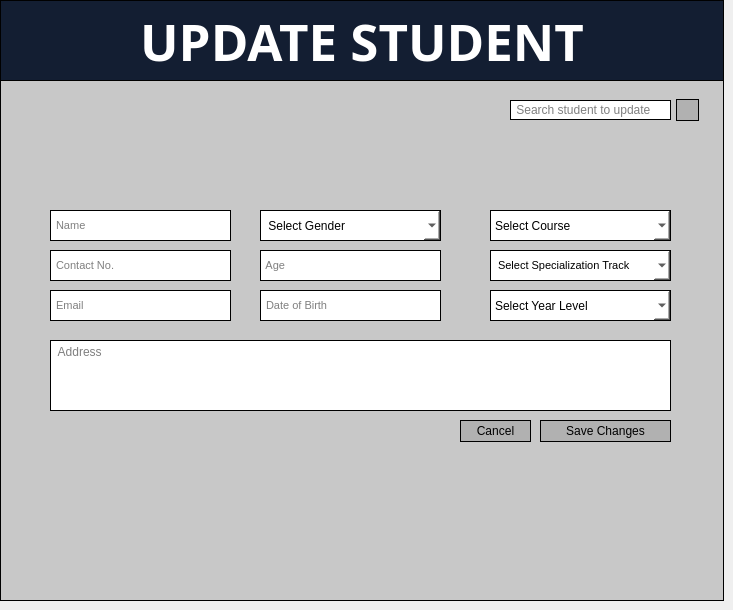
     <widget class="QWidget" name="page_4">
      <widget class="QLabel" name="label_8">
       <property name="geometry">
        <rect>
         <x>0</x>
         <y>0</y>
         <width>724</width>
         <height>81</height>
        </rect>
       </property>
       <property name="font">
        <font>
         <family>Impact</family>
         <pointsize>38</pointsize>
         <weight>75</weight>
         <bold>true</bold>
        </font>
       </property>
       <property name="styleSheet">
        <string notr="true">background-color:rgb(19, 30, 50);color:white;border:1px solid black</string>
       </property>
       <property name="text">
        <string>UPDATE STUDENT</string>
       </property>
       <property name="alignment">
        <set>Qt::AlignCenter</set>
       </property>
      </widget>
      <widget class="QFrame" name="frame_6">
       <property name="geometry">
        <rect>
         <x>0</x>
         <y>80</y>
         <width>724</width>
         <height>521</height>
        </rect>
       </property>
       <property name="styleSheet">
        <string notr="true">border:1px solid black;background-color:rgb(200, 200, 200)</string>
       </property>
       <property name="frameShape">
        <enum>QFrame::StyledPanel</enum>
       </property>
       <property name="frameShadow">
        <enum>QFrame::Raised</enum>
       </property>
       <widget class="QLineEdit" name="LineEditContact_2">
        <property name="geometry">
         <rect>
          <x>50</x>
          <y>170</y>
          <width>181</width>
          <height>31</height>
         </rect>
        </property>
        <property name="font">
         <font>
          <pointsize>8</pointsize>
         </font>
        </property>
        <property name="styleSheet">
         <string notr="true">background-color:white;color:black;border:1px solid black</string>
        </property>
        <property name="placeholderText">
         <string notr="true"> Contact No.</string>
        </property>
       </widget>
       <widget class="QLineEdit" name="LineEditName_2">
        <property name="geometry">
         <rect>
          <x>50</x>
          <y>130</y>
          <width>181</width>
          <height>31</height>
         </rect>
        </property>
        <property name="font">
         <font>
          <pointsize>8</pointsize>
         </font>
        </property>
        <property name="styleSheet">
         <string notr="true">background-color:white;color:black;border:1px solid black</string>
        </property>
        <property name="placeholderText">
         <string> Name</string>
        </property>
       </widget>
       <widget class="QTextEdit" name="TextEditAddress_2">
        <property name="geometry">
         <rect>
          <x>50</x>
          <y>260</y>
          <width>621</width>
          <height>71</height>
         </rect>
        </property>
        <property name="styleSheet">
         <string notr="true">background-color:white;color:black;border:1px solid black</string>
        </property>
        <property name="placeholderText">
         <string> Address</string>
        </property>
       </widget>
       <widget class="QComboBox" name="ComboBoxGender_2">
        <property name="geometry">
         <rect>
          <x>260</x>
          <y>130</y>
          <width>181</width>
          <height>31</height>
         </rect>
        </property>
        <property name="styleSheet">
         <string notr="true">background-color:white;color:black;border:1px solid black</string>
        </property>
        <item>
         <property name="text">
          <string> Select Gender</string>
         </property>
        </item>
        <item>
         <property name="text">
          <string>Male</string>
         </property>
        </item>
        <item>
         <property name="text">
          <string>Female</string>
         </property>
        </item>
       </widget>
       <widget class="QLineEdit" name="LineEditAge_2">
        <property name="geometry">
         <rect>
          <x>260</x>
          <y>170</y>
          <width>181</width>
          <height>31</height>
         </rect>
        </property>
        <property name="font">
         <font>
          <pointsize>8</pointsize>
         </font>
        </property>
        <property name="styleSheet">
         <string notr="true">background-color:white;color:black;border:1px solid black</string>
        </property>
        <property name="placeholderText">
         <string notr="true"> Age</string>
        </property>
       </widget>
       <widget class="QLineEdit" name="LineEditEmail_2">
        <property name="geometry">
         <rect>
          <x>50</x>
          <y>210</y>
          <width>181</width>
          <height>31</height>
         </rect>
        </property>
        <property name="font">
         <font>
          <pointsize>8</pointsize>
         </font>
        </property>
        <property name="styleSheet">
         <string notr="true">background-color:white;color:black;border:1px solid black</string>
        </property>
        <property name="placeholderText">
         <string notr="true"> Email</string>
        </property>
       </widget>
       <widget class="QComboBox" name="ComboBoxCourse_2">
        <property name="geometry">
         <rect>
          <x>490</x>
          <y>130</y>
          <width>181</width>
          <height>31</height>
         </rect>
        </property>
        <property name="styleSheet">
         <string notr="true">background-color:white;color:black;border:1px solid black</string>
        </property>
        <item>
         <property name="text">
          <string>Select Course</string>
         </property>
        </item>
       </widget>
       <widget class="QComboBox" name="ComboBoxSpecialTrack_2">
        <property name="geometry">
         <rect>
          <x>490</x>
          <y>170</y>
          <width>181</width>
          <height>31</height>
         </rect>
        </property>
        <property name="font">
         <font>
          <pointsize>8</pointsize>
         </font>
        </property>
        <property name="styleSheet">
         <string notr="true">background-color:white;color:black;border:1px solid black</string>
        </property>
        <item>
         <property name="text">
          <string> Select Specialization Track</string>
         </property>
        </item>
       </widget>
       <widget class="QComboBox" name="ComboBoxYearLevel_2">
        <property name="geometry">
         <rect>
          <x>490</x>
          <y>210</y>
          <width>181</width>
          <height>31</height>
         </rect>
        </property>
        <property name="styleSheet">
         <string notr="true">background-color:white;color:black;border:1px solid black</string>
        </property>
        <item>
         <property name="text">
          <string>Select Year Level</string>
         </property>
        </item>
        <item>
         <property name="text">
          <string>1</string>
         </property>
        </item>
        <item>
         <property name="text">
          <string>2</string>
         </property>
        </item>
        <item>
         <property name="text">
          <string>3</string>
         </property>
        </item>
        <item>
         <property name="text">
          <string>4</string>
         </property>
        </item>
       </widget>
       <widget class="QPushButton" name="ButtonSaveUpdate">
        <property name="geometry">
         <rect>
          <x>540</x>
          <y>340</y>
          <width>131</width>
          <height>22</height>
         </rect>
        </property>
        <property name="styleSheet">
         <string notr="true">background-color:rgb(177, 177, 177)</string>
        </property>
        <property name="text">
         <string>Save Changes</string>
        </property>
        <property name="icon">
         <iconset>
          <normaloff>save.png</normaloff>save.png</iconset>
        </property>
        <property name="iconSize">
         <size>
          <width>15</width>
          <height>15</height>
         </size>
        </property>
       </widget>
       <widget class="QPushButton" name="ButtonCancelUpdate">
        <property name="geometry">
         <rect>
          <x>460</x>
          <y>340</y>
          <width>71</width>
          <height>22</height>
         </rect>
        </property>
        <property name="styleSheet">
         <string notr="true">background-color:rgb(177, 177, 177)</string>
        </property>
        <property name="text">
         <string>Cancel</string>
        </property>
        <property name="iconSize">
         <size>
          <width>15</width>
          <height>15</height>
         </size>
        </property>
       </widget>
       <widget class="QLineEdit" name="LineEditUpdateSearch">
        <property name="geometry">
         <rect>
          <x>510</x>
          <y>20</y>
          <width>161</width>
          <height>20</height>
         </rect>
        </property>
        <property name="styleSheet">
         <string notr="true">border:1px solid black;background-color:white;color:black</string>
        </property>
        <property name="text">
         <string/>
        </property>
        <property name="placeholderText">
         <string> Search student to update</string>
        </property>
       </widget>
       <widget class="QPushButton" name="ButtonUpdateSearch">
        <property name="geometry">
         <rect>
          <x>676</x>
          <y>19</y>
          <width>23</width>
          <height>22</height>
         </rect>
        </property>
        <property name="styleSheet">
         <string notr="true">background-color:rgb(177, 177, 177)</string>
        </property>
        <property name="text">
         <string/>
        </property>
        <property name="icon">
         <iconset>
          <normaloff>search.png</normaloff>search.png</iconset>
        </property>
        <property name="iconSize">
         <size>
          <width>15</width>
          <height>15</height>
         </size>
        </property>
       </widget>
       <widget class="QLineEdit" name="LineEditDateOfBirth_2">
        <property name="geometry">
         <rect>
          <x>260</x>
          <y>210</y>
          <width>181</width>
          <height>31</height>
         </rect>
        </property>
        <property name="font">
         <font>
          <pointsize>8</pointsize>
         </font>
        </property>
        <property name="styleSheet">
         <string notr="true">background-color:white;color:black;border:1px solid black</string>
        </property>
        <property name="placeholderText">
         <string notr="true"> Date of Birth</string>
        </property>
       </widget>
      </widget>
     </widget>
